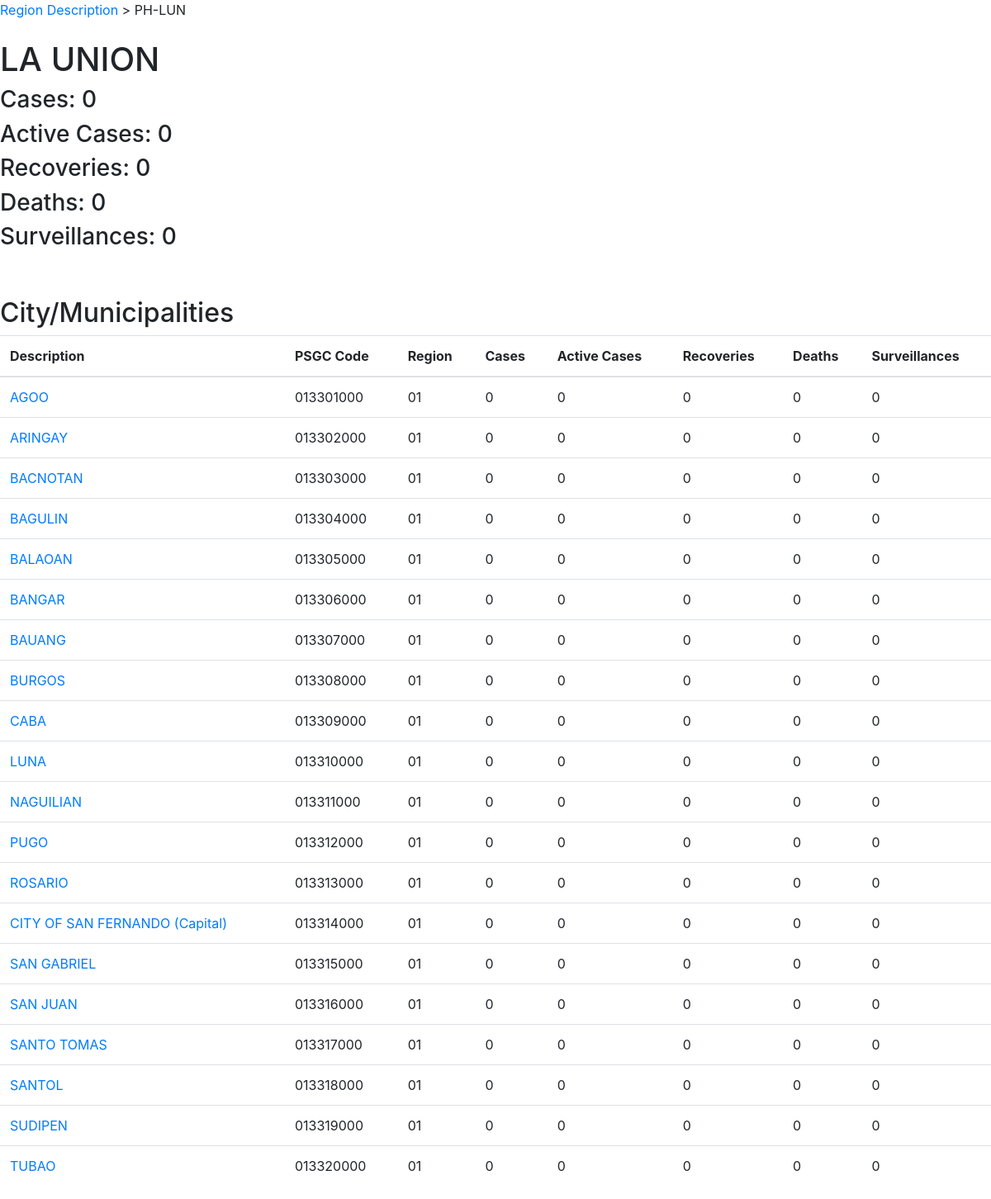
The page /province.php?code=0133 on the database its author committed.
### tables this page shows
CREATE TABLE `tbl_province` (
  `id` int(2) NOT NULL AUTO_INCREMENT,
  `psgc_code` varchar(9) NOT NULL,
  `prov_desc` varchar(40) NOT NULL,
  `reg_code` varchar(2) NOT NULL,
  `prov_code` varchar(4) NOT NULL,
  `iso` varchar(6) NOT NULL,
  `num_cases`  int unsigned DEFAULT 0,
  `num_active` int unsigned DEFAULT 0,
  `num_recoveries` int unsigned DEFAULT 0,
  `num_deaths` int unsigned DEFAULT 0,
  `num_surveillances` int unsigned DEFAULT 0,
  PRIMARY KEY (`id`)
);

CREATE TABLE `tbl_citymun` (
  `id` int(5) NOT NULL AUTO_INCREMENT,
  `psgc_code` varchar(9) NOT NULL,
  `citymun_desc` varchar(50) NOT NULL,
  `reg_desc` varchar(2) NOT NULL,
  `prov_code` varchar(4) NOT NULL,
  `citymun_code` varchar(6) NOT NULL,
  `num_cases`  mediumint unsigned DEFAULT 0,
  `num_active` mediumint unsigned DEFAULT 0,
  `num_recoveries` mediumint unsigned DEFAULT 0,
  `num_deaths` mediumint unsigned DEFAULT 0,
  `num_surveillances` mediumint unsigned DEFAULT 0,
  PRIMARY KEY (`id`)
);

### includes/functions.inc.php (called while the page is built, shortened)
<?php
function getProvince($conn, $prov_code) {
    $sql = "SELECT * FROM tbl_province WHERE prov_code = ?;";
    $stmt = mysqli_stmt_init($conn);
    if(!mysqli_stmt_prepare($stmt, $sql)) {
        return null;
    }
    mysqli_stmt_bind_param($stmt, "s", $prov_code);
    mysqli_stmt_execute($stmt);
    $resultsData = mysqli_stmt_get_result($stmt);
    if(!$resultsData) {
        return null;
    } else {
        return $resultsData;
    }
}
function getCitymuns($conn, $prov_code) {
    $sql = "SELECT * FROM tbl_citymun WHERE prov_code = ?;";
    $stmt = mysqli_stmt_init($conn);
    if(!mysqli_stmt_prepare($stmt, $sql)) {
        return null;
    }
    mysqli_stmt_bind_param($stmt, "s", $prov_code);
    mysqli_stmt_execute($stmt);
    $resultsData = mysqli_stmt_get_result($stmt);
    if(!$resultsData) {
        return null;
    }else {
        return $resultsData;
    }
}

### province.php (the view, shortened to what this page needs)
<?php
    include_once 'header.php';
?>
<?php
    include_once 'includes/dbh.inc.php';
    include 'includes/functions.inc.php';
    $prov_code = $_GET['code'];
    $provinceRes = getProvince($conn, $prov_code);
    $province = mysqli_fetch_array($provinceRes);
    $citymunRes = getCitymuns($conn, $prov_code);
?>
<span>
    <a href="region.php?code=<?php echo $province['reg_code']; ?>">Region Description</a>
    > <?php echo $province['iso']; ?>
</span>
<br><br>
<section>
<h1><?php echo $province['prov_desc']; ?></h1>
<h3>Cases: <?php echo $province['num_cases']; ?></h3>
<h3>Active Cases: <?php echo $province['num_active']; ?></h3>
<h3>Recoveries: <?php echo $province['num_recoveries']; ?></h3>
<h3>Deaths: <?php echo $province['num_deaths']; ?></h3>
<h3>Surveillances: <?php echo $province['num_surveillances']; ?></h3>
</section>
<br><br>
<h2>City/Municipalities</h2>
<table class="table table-hover">
    <thead>
        <tr>
            <th>Description</th>
            <th>PSGC Code</th>
            <th>Region</th>
            <th>Cases</th>
            <th>Active Cases</th>
            <th>Recoveries</th>
            <th>Deaths</th>
            <th>Surveillances</th>
        </tr>
    </thead>
    <tbody>
        <?php
            while($row = mysqli_fetch_array($citymunRes)) {
        ?>
        <tr>
            <td>
            <a href="citymun.php?code=<?php echo $row['citymun_code']; ?>"><?php echo $row['citymun_desc']; ?></a>
            </td>
            <td><?php echo $row['psgc_code']; ?></td>
            <td><?php echo $row['reg_desc']; ?></td>
            <td><?php echo $row['num_cases']; ?></td>
            <td><?php echo $row['num_active']; ?></td>
            <td><?php echo $row['num_recoveries']; ?></td>
            <td><?php echo $row['num_deaths']; ?></td>
            <td><?php echo $row['num_surveillances']; ?></td>
        </tr>
        <?php
            }
        ?>
    </tbody>
</table>
<?php
    include_once 'footer.php';
?>

### rows shown on the page
tbl_province: iso "PH-LUN", prov_desc "LA UNION", num_cases "0", num_active "0", num_recoveries "0", num_deaths "0", num_surveillances "0"
tbl_citymun: citymun_desc "AGOO", psgc_code "013301000", reg_desc "01", num_cases "0", num_active "0", num_recoveries "0", num_deaths "0", num_surveillances "0"
tbl_citymun: citymun_desc "ARINGAY", psgc_code "013302000", reg_desc "01", num_cases "0", num_active "0", num_recoveries "0", num_deaths "0", num_surveillances "0"
tbl_citymun: citymun_desc "BACNOTAN", psgc_code "013303000", reg_desc "01", num_cases "0", num_active "0", num_recoveries "0", num_deaths "0", num_surveillances "0"
tbl_citymun: citymun_desc "BAGULIN", psgc_code "013304000", reg_desc "01", num_cases "0", num_active "0", num_recoveries "0", num_deaths "0", num_surveillances "0"
tbl_citymun: citymun_desc "BALAOAN", psgc_code "013305000", reg_desc "01", num_cases "0", num_active "0", num_recoveries "0", num_deaths "0", num_surveillances "0"
tbl_citymun: citymun_desc "BANGAR", psgc_code "013306000", reg_desc "01", num_cases "0", num_active "0", num_recoveries "0", num_deaths "0", num_surveillances "0"
tbl_citymun: citymun_desc "BAUANG", psgc_code "013307000", reg_desc "01", num_cases "0", num_active "0", num_recoveries "0", num_deaths "0", num_surveillances "0"
tbl_citymun: citymun_desc "BURGOS", psgc_code "013308000", reg_desc "01", num_cases "0", num_active "0", num_recoveries "0", num_deaths "0", num_surveillances "0"
tbl_citymun: citymun_desc "CABA", psgc_code "013309000", reg_desc "01", num_cases "0", num_active "0", num_recoveries "0", num_deaths "0", num_surveillances "0"
tbl_citymun: citymun_desc "LUNA", psgc_code "013310000", reg_desc "01", num_cases "0", num_active "0", num_recoveries "0", num_deaths "0", num_surveillances "0"
tbl_citymun: citymun_desc "NAGUILIAN", psgc_code "013311000", reg_desc "01", num_cases "0", num_active "0", num_recoveries "0", num_deaths "0", num_surveillances "0"
tbl_citymun: citymun_desc "PUGO", psgc_code "013312000", reg_desc "01", num_cases "0", num_active "0", num_recoveries "0", num_deaths "0", num_surveillances "0"
tbl_citymun: citymun_desc "ROSARIO", psgc_code "013313000", reg_desc "01", num_cases "0", num_active "0", num_recoveries "0", num_deaths "0", num_surveillances "0"
tbl_citymun: citymun_desc "CITY OF SAN FERNANDO (Capital)", psgc_code "013314000", reg_desc "01", num_cases "0", num_active "0", num_recoveries "0", num_deaths "0", num_surveillances "0"
tbl_citymun: citymun_desc "SAN GABRIEL", psgc_code "013315000", reg_desc "01", num_cases "0", num_active "0", num_recoveries "0", num_deaths "0", num_surveillances "0"
tbl_citymun: citymun_desc "SAN JUAN", psgc_code "013316000", reg_desc "01", num_cases "0", num_active "0", num_recoveries "0", num_deaths "0", num_surveillances "0"
tbl_citymun: citymun_desc "SANTO TOMAS", psgc_code "013317000", reg_desc "01", num_cases "0", num_active "0", num_recoveries "0", num_deaths "0", num_surveillances "0"
tbl_citymun: citymun_desc "SANTOL", psgc_code "013318000", reg_desc "01", num_cases "0", num_active "0", num_recoveries "0", num_deaths "0", num_surveillances "0"
tbl_citymun: citymun_desc "SUDIPEN", psgc_code "013319000", reg_desc "01", num_cases "0", num_active "0", num_recoveries "0", num_deaths "0", num_surveillances "0"
tbl_citymun: citymun_desc "TUBAO", psgc_code "013320000", reg_desc "01", num_cases "0", num_active "0", num_recoveries "0", num_deaths "0", num_surveillances "0"
